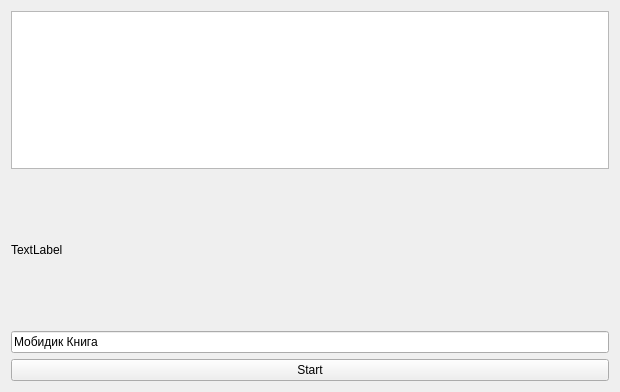
<?xml version="1.0" encoding="UTF-8"?>
<ui version="4.0">
 <class>MainWindow</class>
 <widget class="QMainWindow" name="MainWindow">
  <property name="geometry">
   <rect>
    <x>0</x>
    <y>0</y>
    <width>620</width>
    <height>392</height>
   </rect>
  </property>
  <property name="windowTitle">
   <string>MainWindow</string>
  </property>
  <widget class="QWidget" name="centralWidget">
   <layout class="QVBoxLayout" name="verticalLayout">
    <item>
     <widget class="QTextEdit" name="log">
      <property name="readOnly">
       <bool>true</bool>
      </property>
     </widget>
    </item>
    <item>
     <widget class="QLabel" name="label">
      <property name="minimumSize">
       <size>
        <width>0</width>
        <height>150</height>
       </size>
      </property>
      <property name="text">
       <string>TextLabel</string>
      </property>
     </widget>
    </item>
    <item>
     <widget class="QLineEdit" name="bookName">
      <property name="text">
       <string>Мобидик Книга</string>
      </property>
     </widget>
    </item>
    <item>
     <widget class="QPushButton" name="start">
      <property name="text">
       <string>Start</string>
      </property>
     </widget>
    </item>
   </layout>
  </widget>
 </widget>
 <layoutdefault spacing="6" margin="11"/>
 <resources/>
 <connections/>
</ui>
